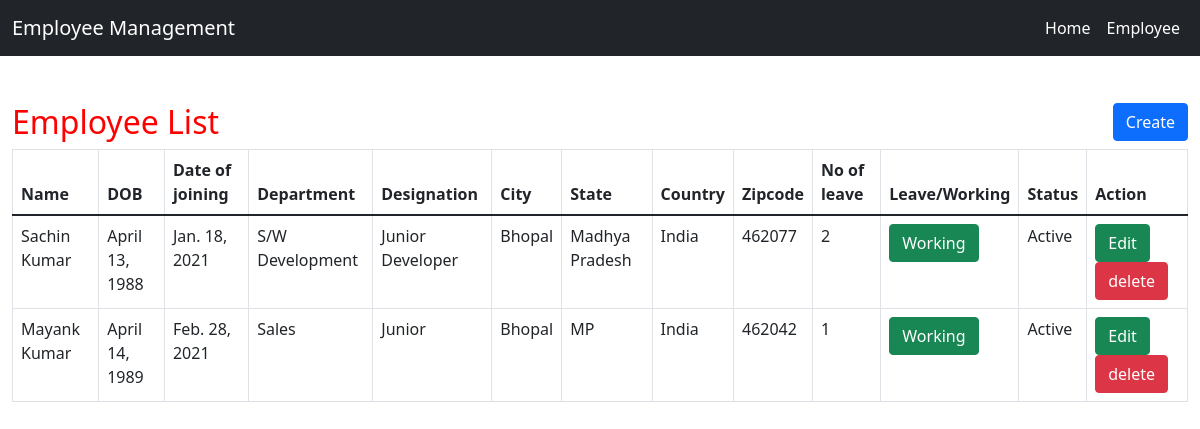
Screenshot of /employee-list with the database file from the repository.
### EMS/models.py (models this page shows, shortened)
class Employee(models.Model):
    name = models.CharField(max_length=100, null=True, blank=True)
    dob = models.DateField(null=True, blank=True)
    doj = models.DateField(null=True, blank=True)
    department = models.CharField(max_length=100, null=True, blank=True)
    post = models.CharField(max_length=100, null=True, blank=True)
    address = models.CharField(max_length=100, null=True, blank=True)
    city = models.CharField(max_length=100, null=True, blank=True)
    country = models.CharField(max_length=100, null=True, blank=True)
    zipcode = models.CharField(max_length=100, null=True, blank=True)
    state = models.CharField(max_length=100, null=True, blank=True)
    active = models.BooleanField(default=True)
    leave_count = models.IntegerField(null=True, blank=True, default=0)
    on_leave = models.BooleanField(default=False)

### EMS/views.py (the view)
# urls.py: path('employee-list', employee_list, name="employee_list"),
def employee_list(request):
    emp_data = Employee.objects.filter()
    d = {'employee':emp_data}
    return render(request, 'employee_list.html',d)

### EMS/templates/employee_list.html (shortened to what this page needs)
{% extends 'home.html' %}
{% block body %}
<link rel = stylesheet href = "//cdn.datatables.net/1.10.19/css/jquery.dataTables.min.css" defer>
<div  class="container-fluid">
        <h2 style="color:red;margin-top:4%">Employee List
            <a href="{% url 'create_employee' %}"><button class="btn btn-primary" align="right" style="float:right">Create</button></a>
        </h2>
        <table class="table table-bordered" id="myTable">
  <thead>
  <tr>
    <th>Name</th>
    <th>DOB</th>
    <th>Date of joining</th>
      <th>Department</th>
      <th>Designation</th>
    <th>City</th>
    <th>State</th>
    <th>Country</th>
    <th>Zipcode</th>
    <th>No of leave</th>
    <th>Leave/Working</th>
    <th>Status</th>
    <th>Action</th>
  </tr>
  </thead>
   <tbody>
    {% for i in employee %}
  <tr>
    <td>{{i.name}}</td>
    <td>{{i.dob}}</td>
    <td>{{i.doj}}</td>
      <td>{{i.department}}</td>
      <td>{{i.post}}</td>
      <td>{{i.city}}</td>
      <td>{{i.state}}</td>
      <td>{{i.country}}</td>
      <td>{{i.zipcode}}</td>
      <td>{{i.leave_count}}</td>
      <td>{% if i.on_leave %}
        <a href="{% url 'leave_status' i.id %}" onclick="return confirm('Are you sure, You are working today?')"><button class="btn btn-danger">Leave</button></a>
          {% else %}
          <a href="{% url 'leave_status' i.id %}"  onclick="return confirm('Are you sure, You are applying for leave?')"><button class="btn btn-success">Working</button></a>
        {% endif %}</td>
      <td>{% if i.active %}Active{% else %}Inactive{% endif %}</td>
    <td><a href="{% url 'edit_employee' i.id %}" ><button class="btn btn-success">Edit</button></a>
        <a href="{% url 'delete_employee' i.id %}" onclick="return confirm('Are you sure?')"><button class="btn btn-danger">delete</button></a>
    </td>
  </tr>
    {% endfor %}
    </tbody>
</table>
</div>
{% endblock  %}

### EMS/templates/home.html (shortened to what this page needs)
<!doctype html>
{% load static %}
<html lang="en">
  <head>
    <link href="https://cdn.jsdelivr.net/npm/bootstrap@5.1.3/dist/css/bootstrap.min.css" rel="stylesheet">
  </head>
  <body>
    <nav class="navbar navbar-expand-lg navbar-dark bg-dark">
      <div class="container-fluid">
        <a class="navbar-brand" href="#">
          Employee Management
        </a>
        <div class="collapse navbar-collapse" id="navbarTogglerDemo03">
          <div class="d-flex">
            <ul class="navbar-nav me-auto mb-2 mb-lg-0">
            <li class="nav-item">
              <a class="nav-link active" aria-current="page" href="/">Home</a>
            </li>
            <li class="nav-item">
              <a class="nav-link active" aria-current="page" href="/employee-list">Employee</a>
            </li>
          </ul>
          </div>
        </div>
      </div>
    </nav>
    {% block body %}{% endblock  %}
  </body>
</html>

### rows the page displays
Employee: name "Sachin Kumar", dob "April 13, 1988", doj "Jan. 18, 2021", department "S/W Development", post "Junior Developer", city "Bhopal", state "Madhya Pradesh", country "India", zipcode "462077", leave_count "2", on_leave "Working", active "Active"
Employee: name "Mayank Kumar", dob "April 14, 1989", doj "Feb. 28, 2021", department "Sales", post "Junior", city "Bhopal", state "MP", country "India", zipcode "462042", leave_count "1", on_leave "Working", active "Active"
